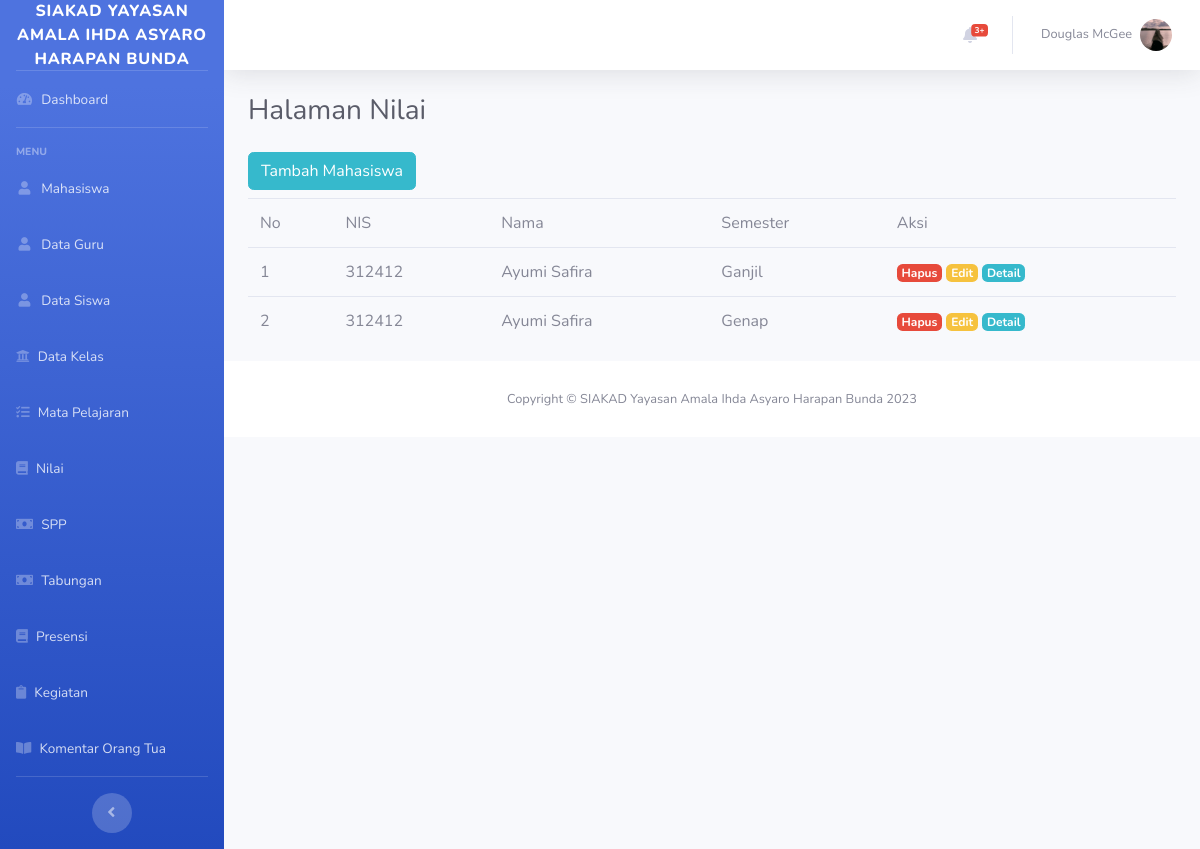
Screenshot of /index.php/nilai with the database file from the repository.
### tables this page shows
CREATE TABLE `nilai` (
  `id_nilai` int(11) NOT NULL,
  `nis` int(11) NOT NULL,
  `agama` text NOT NULL,
  `emosional` text NOT NULL,
  `motorik` text NOT NULL,
  `kognitif` text NOT NULL,
  `seni` text NOT NULL,
  `bahasa` text NOT NULL,
  `id_semester` int(11) NOT NULL
);

CREATE TABLE `siswa` (
  `nis` int(11) NOT NULL,
  `username` varchar(100) NOT NULL,
  `id_kelas` int(11) NOT NULL,
  `nama` varchar(200) NOT NULL,
  `jenis_kelamin` varchar(100) NOT NULL,
  `agama` varchar(100) NOT NULL,
  `tempat_lahir` varchar(200) NOT NULL,
  `tanggal_lahir` date NOT NULL,
  `alamat` varchar(100) NOT NULL,
  `nama_ayah` varchar(300) NOT NULL,
  `nama_ibu` varchar(300) NOT NULL,
  `no_hp` varchar(100) NOT NULL,
  `foto` varchar(500) NOT NULL
);

CREATE TABLE `semester` (
  `id_semester` int(11) NOT NULL,
  `semester` varchar(100) NOT NULL
);

### application/controllers/Nilai.php (called while the page is built, shortened)
<?php
class Nilai extends CI_Controller
{
    public function __construct()
    {
        $this->load->model('Nilai_model');
    }
    function index()
    {
        $data['judul'] = "Halaman Nilai";
        $data['nilai'] = $this->Nilai_model->get();
        $this->load->view("layout/header");
        $this->load->view("nilai/vw_nilai", $data);
        $this->load->view("layout/footer");
    }
}

### index.php (called while the page is built, shortened)
<?php
require_once BASEPATH.'core/CodeIgniter.php';

### application/models/Nilai_model.php (called while the page is built, shortened)
<?php
class Nilai_model extends CI_Model
{
    public $table = 'nilai, siswa, semester';
    public function get()
    {
        $this->db->from($this->table);
        $query = $this->db->get();
        return $query->result_array();
    }
}

### application/views/nilai/vw_nilai.php (the view)
<div class="container-fluid">
    <h1 class="h3 mb-4 text-gray-800"><?php echo $judul; ?></h1>
        <div class="row">
            <div class="col-md-6"><a href="<?= base_url(); ?>Mahasiswa/tambah" class="btn btn-info mb-2">Tambah Mahasiswa</a></div>
            <div class="col-md-12">
                <table class="table">
                    <thead>
                        <tr>
                            <td>No</td>
                            <td>NIS</td>
                            <td>Nama</td>
                            <td>Semester</td>
                            <td>Aksi</td>
                        </tr>
                    </thead>
                    <tbody>
                        <?php $i = 1; ?>
                        <?php foreach ($nilai as $us) : ?>
                            <tr>
                                <td><?= $i; ?></td>
                                <td><?= $us['nis'] ?></td>
                                <td><?= $us['nama'] ?></td>
                                <td><?= $us['semester'] ?></td>
                                <td>
                                    <a href="<?= base_url('Nilai/hapus/') .$us['id_nilai']; ?>" class="badge badge-danger">Hapus</a>
                                    <a href="<?= base_url('Nilai/edit/') .$us['id_nilai']; ?>" class="badge badge-warning">Edit</a>
                                    <a href="<?= base_url('Nilai/detail/') .$us['id_nilai']; ?>" class="badge badge-info">Detail</a>
                                </td>
                            </tr>
                            <?php $i++; ?>
                        <?php endforeach; ?>
                    </tbody>
                </table>
            </div>
        </div>
    </div>

### rows the page displays
nilai: nis.nis "312412", nis.nama "Ayumi Safira", id_semester.semester "Ganjil", semester.semester "Genap"

### other values shown
$judul "Halaman Nilai"
